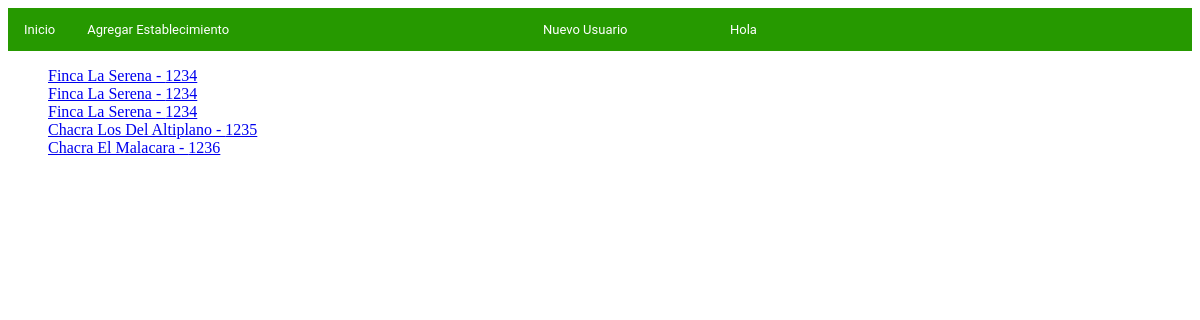
The page /establecimientos/listar/ on the database as committed earlier.
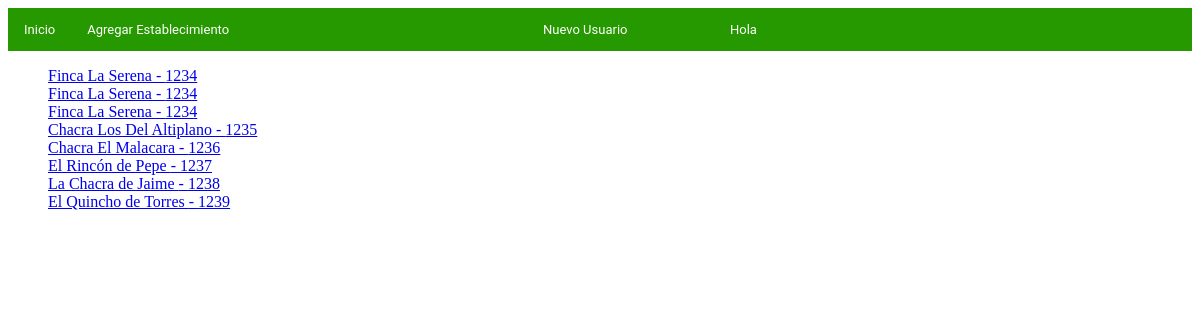
The same page on the database as committed later.
### apps/establecimientos/models.py (models this page shows, shortened)
class Establecimiento (models.Model):
    nombre = models.CharField(max_length=50)
    nro = models.IntegerField()
    lat = models.DecimalField(max_digits=9, decimal_places=6)
    long = models.DecimalField(max_digits=9, decimal_places=6)
    regimen = models.ForeignKey(RegimenTenencia, on_delete=models.CASCADE)

### apps/establecimientos/views.py (the view)
# urls.py: url(r'listar/$', views.IndexView.as_view(), name='listar'),
class IndexView(generic.ListView):
    template_name = 'establecimientos/establecimientos.html'
    context_object_name = 'lista_estableciemiento'
    def get_queryset(self):
        return Establecimiento.objects.all()

### apps/establecimientos/templates/establecimientos/establecimientos.html (shortened to what this page needs)
{% extends 'establecimientos/base.html' %}
{% block body %}
    <ul>
        {% for establecimiento in lista_estableciemiento %}
            <a href="{% url 'establecimientos:detalle' establecimiento.id %}" >{{ establecimiento.nombre }}  -  {{ establecimiento.nro }}</a>
            <br>
        {% endfor %}
    </ul>
{% endblock%}

Rows that differ between the two databases and show on the page:
added Establecimiento: nombre "El Rincón de Pepe", nro "1237"
added Establecimiento: nombre "La Chacra de Jaime", nro "1238"
added Establecimiento: nombre "El Quincho de Torres", nro "1239"
